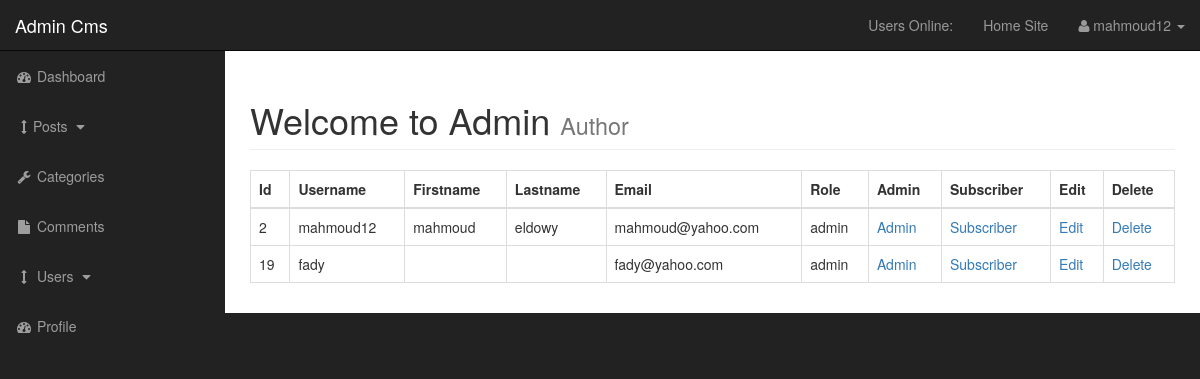
Screenshot of /admin/users.php (signed in) with the database file from the repository.
### tables this page shows
CREATE TABLE `users` (
  `user_id` int(11) NOT NULL,
  `username` varchar(255) NOT NULL,
  `user_password` varchar(255) NOT NULL,
  `user_firstname` varchar(255) NOT NULL,
  `user_lastname` varchar(255) NOT NULL,
  `user_email` varchar(255) NOT NULL,
  `user_image` text NOT NULL,
  `user_role` varchar(255) NOT NULL,
  `randsalt` varchar(255) NOT NULL DEFAULT '$2y$10$iusesomecrazystring22'
);

### admin/includes/view_all_users.php (the view, shortened to what this page needs)
<table class="table table-bordered table-hover">
                <thead>
                    <tr>
                        <th>Id</th>
                        <th>Username</th>
                        <th>Firstname</th>
                        <th>Lastname</th>
                        <th>Email</th>
                        <th>Role</th>
                        <th>Admin</th>
                        <th>Subscriber</th>
                        <th>Edit</th>
                        <th>Delete</th>
                    </tr>
                </thead>
                      <tbody>
  <?php
    $query = "SELECT * FROM users";
    $select_users = mysqli_query($connection,$query);
    while($row = mysqli_fetch_assoc($select_users)) {
        $user_id             = $row['user_id'];
        $username            = $row['username'];
        $user_firstname      = $row['user_firstname'];
        $user_lastname       = $row['user_lastname'];
        $user_email          = $row['user_email'];
        $user_role           = $row['user_role'];
        echo "<tr>";
        echo "<td>$user_id </td>";
        echo "<td>$username</td>";
        echo "<td>$user_firstname</td>";
        echo "<td>$user_lastname</td>";
        echo "<td>$user_email</td>";
        echo "<td>$user_role</td>";
        echo "<td><a href='users.php?change_to_admin={$user_id}'>Admin</a></td>";
        echo "<td><a href='users.php?change_to_sub={$user_id}'>Subscriber</a></td>";
        echo "<td><a href='users.php?source=edit_user&edit_user={$user_id}'>Edit</a></td>";
        echo "<td><a href='users.php?delete={$user_id}'>Delete</a></td>";
        echo "</tr>";
    }
      ?>
            </tbody>
            </table>

### admin/css/sb-admin.css (style rules this page uses)
body { margin-top: 100px; background-color: #222; }
@media (min-width:768px) { body { margin-top: 50px; } }

### rows the page displays
users: user_id "2", username "mahmoud12", user_firstname "mahmoud", user_lastname "eldowy", user_email "mahmoud@yahoo.com", user_role "admin"
users: user_id "19", username "fady", user_email "fady@yahoo.com", user_role "admin"

### other values shown
$_SESSION['username'] "mahmoud12"
